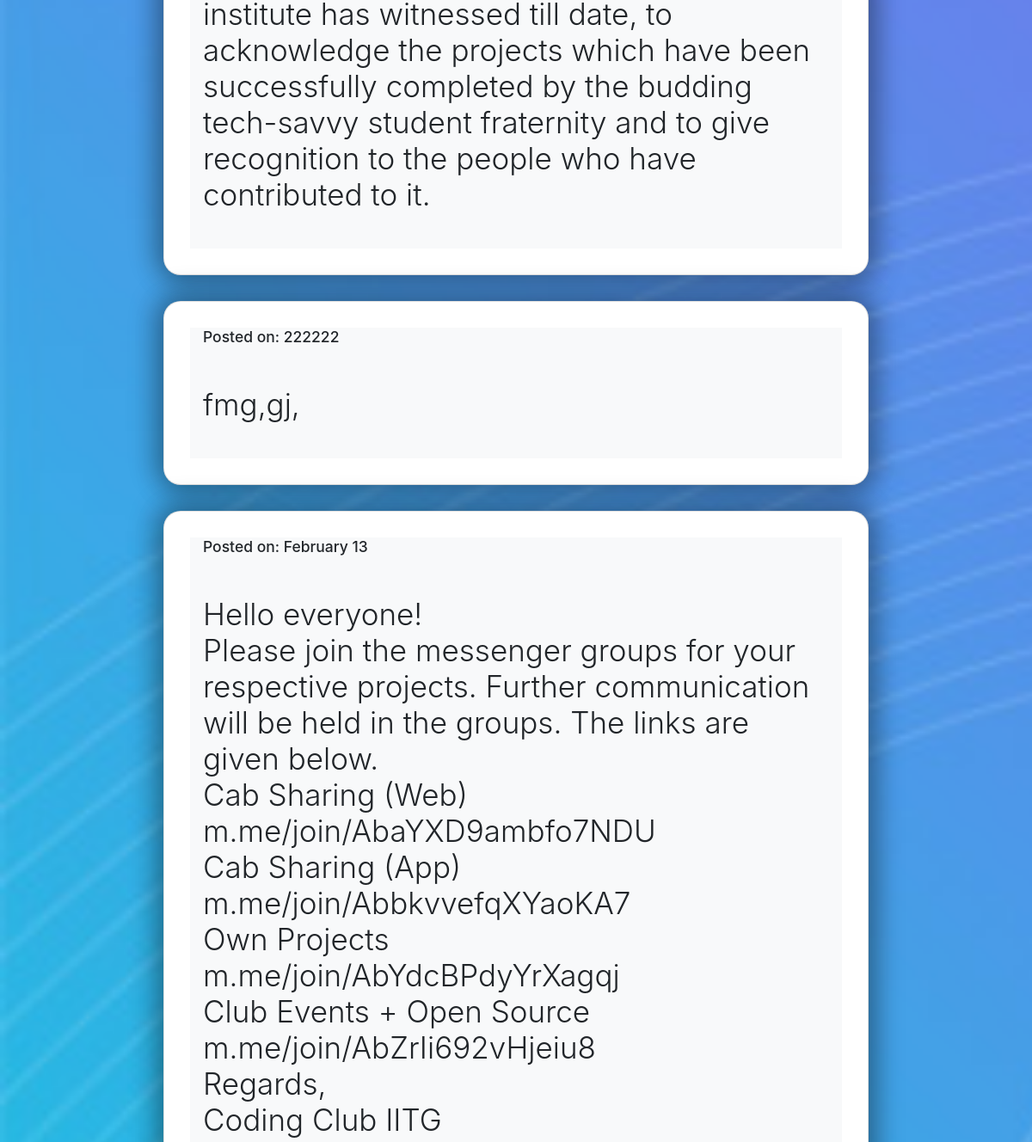
The page /club/codingclubiitg/quick (signed in, middle part) on the database as committed earlier.
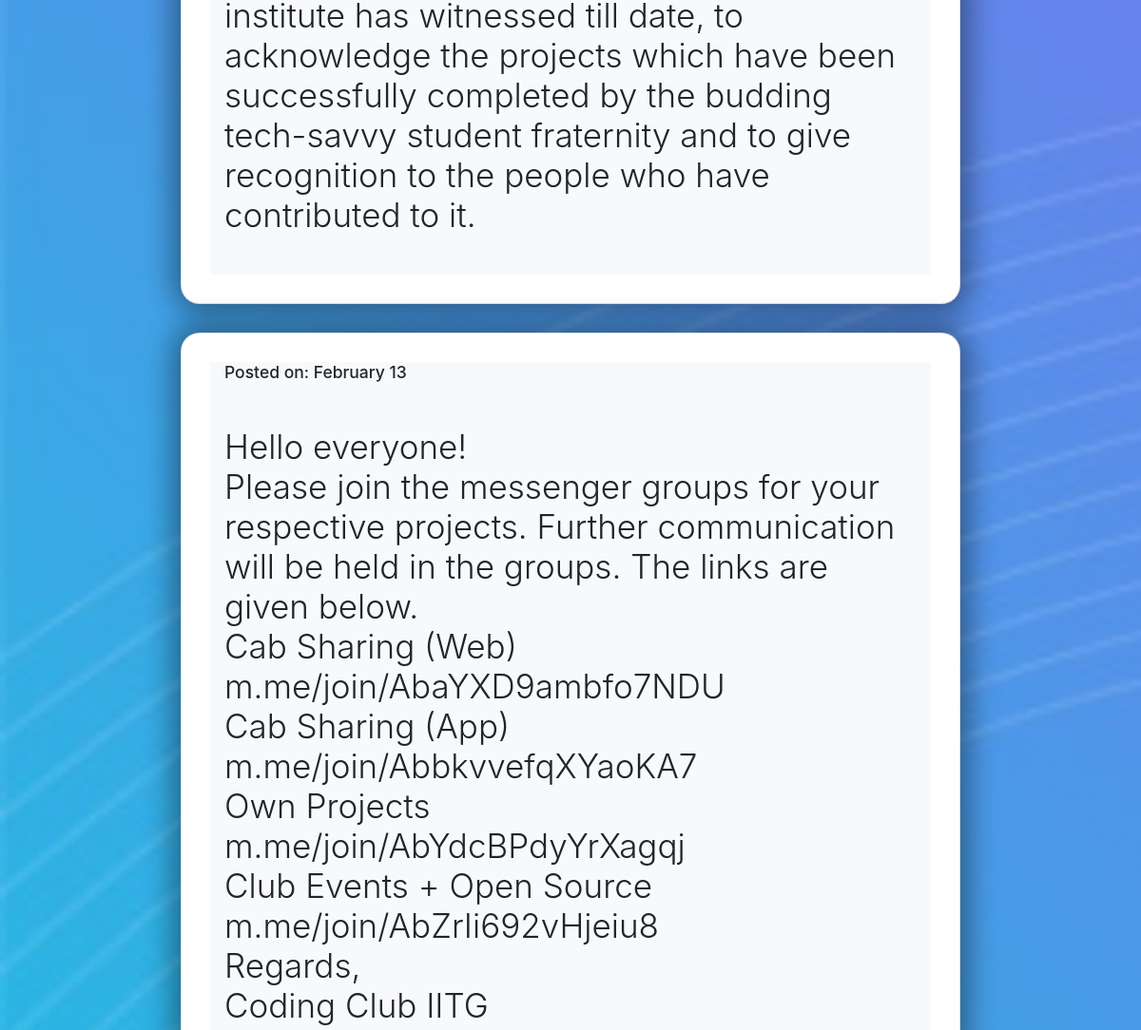
The same page on the database as committed later.
### Club/models.py (models this page shows, shortened)
class Post(models.Model):
    uid         = models.CharField(max_length=30)
    club_name   = models.ForeignKey(Club,on_delete=models.CASCADE)
    updated_on  = models.CharField(max_length=50)
    content     = models.TextField()
    class Meta:
        ordering=['updated_on']
    def content_as_list(self):
        return self.content.split('\n')

### Club/views.py (the view)
# urls.py: re_path(r'(?P<club_name>[\w.@+-]+)/quick$', views.club_posts, name="club"),
@login_required(login_url="/accounts")
def club_posts(request,club_name):
    club_photo = CLUB_PHOTO[club_name]
    club_oname  = CLUB_NAMES[club_name]
    posts       = Post.objects.filter(club_name__club_name = club_oname)
    return render(request,'css_post.html', {'posts': posts, 'club_name':club_oname, 'club_rel':club_name, 'club_photo':club_photo})

### templates/css_post.html (shortened to what this page needs)
{% extends 'css_base.html' %}
{% load static %}
{% block include %}
    <link rel="stylesheet" type="text/css" href="{% static "posts/post_css.css" %}">
{% endblock %}
{% block content %}
    <br>
    <div style="margin-top:150px">
        {% for post in posts %}
            <div class="row m-40 p-10">
                <div class="col-sm-2"></div>
                <div class="col-sm-8 p-5 card">
                <div class="container bg-light display-4" >
                    <h3>Posted on: {{post.updated_on}}</h3><br>
                        {% for line in post.content_as_list %}
                            {% if "http" in line %}
                            <a href="{{line}}">{{line}}</a>
                            {% else%}
                                {{ line }}
                            {% endif %}
                            <br>
                        {% endfor %}
                        <br>
                </div>
                </div>
                <div class="col-sm-2"></div>
            </div>
            <br><br>
        {% endfor %}
    </div>
{% endblock %}

### templates/css_base.html (shortened to what this page needs)
{% load static %}
<html>
    <head>
        <link rel="stylesheet" type="text/css" href="{% static "base/base_css.css" %}">
        <link rel="stylesheet" href="https://stackpath.bootstrapcdn.com/bootstrap/4.3.1/css/bootstrap.min.css">
        {% block include %}
        {% endblock %}
    </head>
<body>
    {% block content %}
    {% endblock %}
</body>

### static/base/base_css.css (style rules this page uses)
html, body { margin: 0; padding: 0; box-sizing: border-box; font-family: "Quicksand", sans-serif; font-size: 62.5%; font-size: 10px; }

### static/posts/post_css.css (style rules this page uses)
.card { border-radius: 20px; box-shadow: 5px 5px 30px 7px rgba(0,0,0,0.25), -5px -5px 30px 7px rgba(0,0,0,0.22); cursor: pointer; transition: 0.4s; }

Rows that differ between the two databases and show on the page:
removed Post: updated_on "222222", content_as_list "fmg,gj,"
